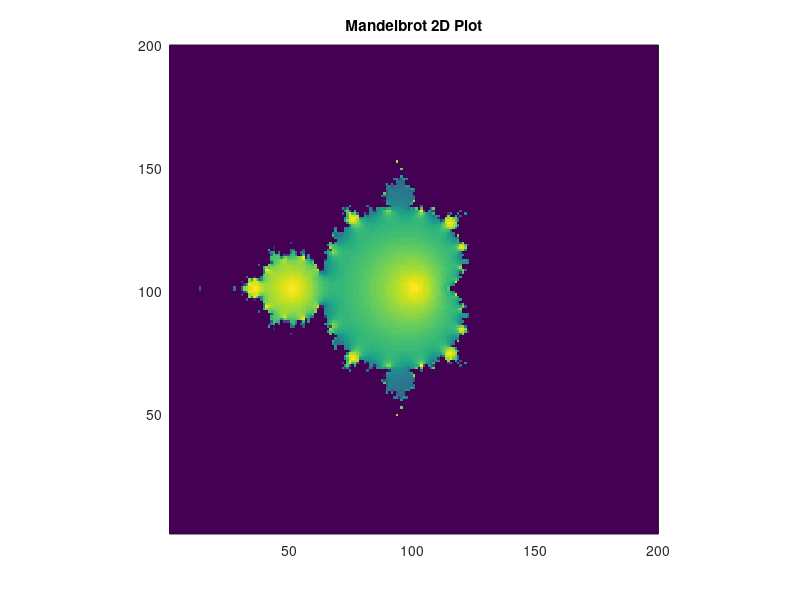

The MATLAB script that drew this image:
%Plotting Mandelbrot Set
clear all
close all

i = 20;
m = 200;
x0 = 0;
y0 = 0;
l = 2;
x = linspace(x0-l,x0+l,m);
y = linspace(y0-l,y0+l,m);
[X,Y] = meshgrid(x,y);
z = zeros(m);
c = X+Y*1i;
for k=1:i;
    z = z.^2+c;
    p = exp(-abs(z));
end
colormap default;
pcolor(p);
shading flat;
axis('square');
title('Mandelbrot 2D Plot');
